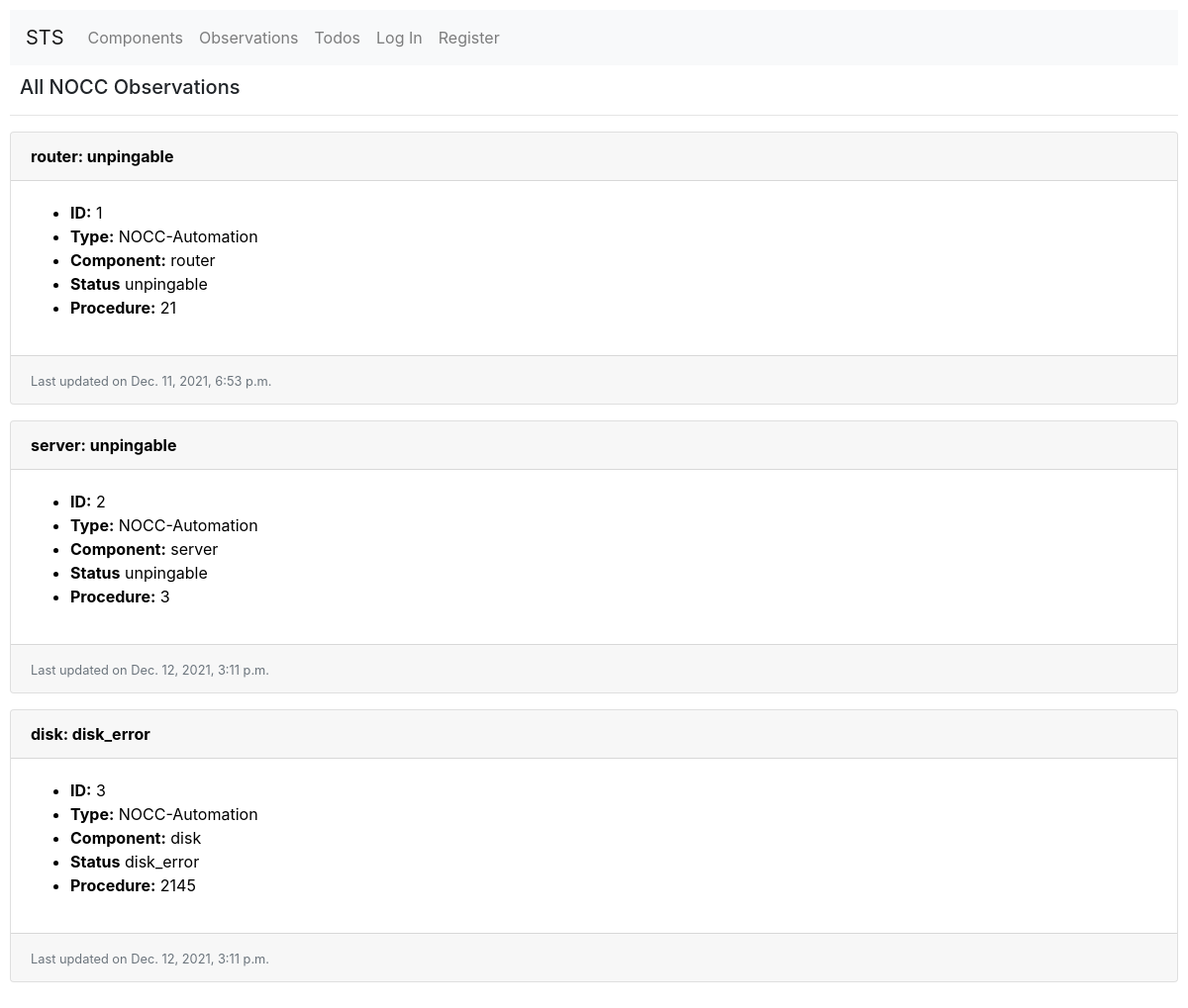
/observations/, run on the app's committed database.
### todo/models.py (models this page shows, shortened)
class Observation(models.Model):
    type = models.CharField(max_length=32, default="NOCC-Automation")
    version = models.IntegerField(default=0)
    component = models.ForeignKey(
        Component,
        on_delete=models.CASCADE,
        related_name="observations"
    )
    status = models.CharField(
        max_length=48,
        default="other",
        validators=[
            RegexValidator(
                regex='[^\S+]',
                message="Your status should not contain spaces. Use underscores instead.",
                code="error_spaces",
                inverse_match=True
            )
        ]
    )
    procedure = models.PositiveIntegerField(
        validators=[MinValueValidator(1), MaxValueValidator(10000)]
    )
    created_at = models.DateTimeField(auto_now_add=True)
    updated_at = models.DateTimeField(auto_now=True)

class Component(models.Model):
    ROUTER = 'router'
    SWITCH = 'switch'
    RACK = 'rack'
    CAMERA = 'camera'
    SERVER = 'server'
    DISK = 'disk'
    RAM = 'ram'
    INTERFACE = 'interface'
    OTHER = 'other'
    COMPONENT_CHOICES = (
        (ROUTER, 'router'),
        (SWITCH, 'switch'),
        (RACK, 'rack'),
        (CAMERA, 'camera'),
        (SERVER, 'server'),
        (DISK, 'disk'),
        (RAM, 'ram'),
        (INTERFACE, 'interface'),
        (OTHER, 'other')
    )
    type = models.CharField(
        max_length=16,
        choices=COMPONENT_CHOICES
    )
    def __str__(self):
        return f"{self.type}"

### todo/views.py (the view)
# urls.py: path("observations/", views.observations, name="observations"),
def observations(request):
    if request.method == 'GET':
        observation_list = Observation.objects.all()
        return render(request, 'todo/observations.html', {
            "title": "All NOCC Observations",
            "observation_list": observation_list
        })

### todo/templates/todo/observations.html
{% extends "todo/layout.html" %}
{% block body %}
    <h5>{{ title }}</h5>
    <hr>
    <div id="observation-view" class="list-view">
        {% for observation in observation_list %}
            <div class="card mb-3">
                <a href="{% url 'observation' observation.id %}">
                    <div class="card-header">
                        <strong>{{ observation.component }}: {{ observation.status }}</strong>
                    </div>
                    <div class="row no-gutters">
                        <div class="card-body">
                            <ul>
                                <li class="card-text"><strong>ID:</strong> {{ observation.id }}</li>
                                <li class="card-text"><strong>Type:</strong> {{ observation.type }}</li>
                                <li class="card-text"><strong>Component:</strong> {{ observation.component }}</li>
                                <li class="card-text"><strong>Status</strong> {{ observation.status }}</li>
                                <li class="card-text"><strong>Procedure:</strong> {{ observation.procedure }}</li>
                            </ul>
                        </div>
                    </div>
                    <div class="card-footer">
                        {% if observation.updated_by %}
                            <small class="text-muted">Last updated by {{ observation.updated_by }} at {{ observation.updated_at }}</small>
                        {% else %}
                            <small class="text-muted">Last updated on {{ observation.updated_at }}</small>
                        {% endif %}
                    </div>
                </a>
            </div>
        {% empty %}
            No observations.
        {% endfor %}
</div>
{% endblock %}

### todo/templates/todo/layout.html (shortened to what this page needs)
{% load static %}
<!DOCTYPE html>
<html lang="en">
    <head>
        <link rel="stylesheet" href="https://stackpath.bootstrapcdn.com/bootstrap/4.4.1/css/bootstrap.min.css">
        <link href="{% static 'todo/styles.css' %}" rel="stylesheet">
    </head>
    <body>
        <nav class="navbar navbar-expand-lg navbar-light bg-light">
        <a id="index-link" class="navbar-brand" href="{% url 'index' %}">STS</a>
            <div>
                <ul class="navbar-nav mr-auto">
                        <li class="nav-item">
                            <a id="index-link" class="nav-link" href="{% url 'components' %}">Components</a>
                        </li>
                        <li class="nav-item">
                            <a id="index-link" class="nav-link" href="{% url 'observations' %}">Observations</a>
                        </li>
                        <li class="nav-item">
                            <a id="index-link" class="nav-link" href="{% url 'todos' %}">Todos</a>
                        </li>
                    {% if user.is_authenticated %}
                        <li class="nav-item">
                            <a id="index-link" class="nav-link" href="{% url 'create_observation' %}">Create New Observation</a>
                        </li>
                        <li class="nav-item">
                            <a id="index-link" class="nav-link" href="{% url 'create_todo' %}">Create New Todo</a>
                        </li>
                        <li class="nav-item">
                            <a id="logout-link" class="nav-link" href="{% url 'logout' %}">Log Out</a>
                        </li>
                    {% else %}
                        <li class="nav-item">
                            <a id="login-link" class="nav-link" href="{% url 'login' %}">Log In</a>
                        </li>
                        <li class="nav-item">
                            <a id="register-link" class="nav-link" href="{% url 'register' %}">Register</a>
                        </li>
                    {% endif %}
                </ul>
            </div>
        </nav>
        <div class="body">
            {% block body %}
            {% endblock %}
        </div>
    </body>
</html>

### todo/static/todo/styles.css (style rules this page uses)
body { padding: 10px; }
h5 { padding-top: 10px; padding-left: 10px }
.card > a { text-decoration: none; color: black; }

### data on the page
Observation: component "router", status "unpingable", id "1", type "NOCC-Automation", procedure "21", updated_at "Dec. 11, 2021, 6:53 p.m."
Observation: component "server", status "unpingable", id "2", type "NOCC-Automation", procedure "3", updated_at "Dec. 12, 2021, 3:11 p.m."
Observation: component "disk", status "disk_error", id "3", type "NOCC-Automation", procedure "2145", updated_at "Dec. 12, 2021, 3:11 p.m."

### other printed values
{{ title }} "All NOCC Observations"
